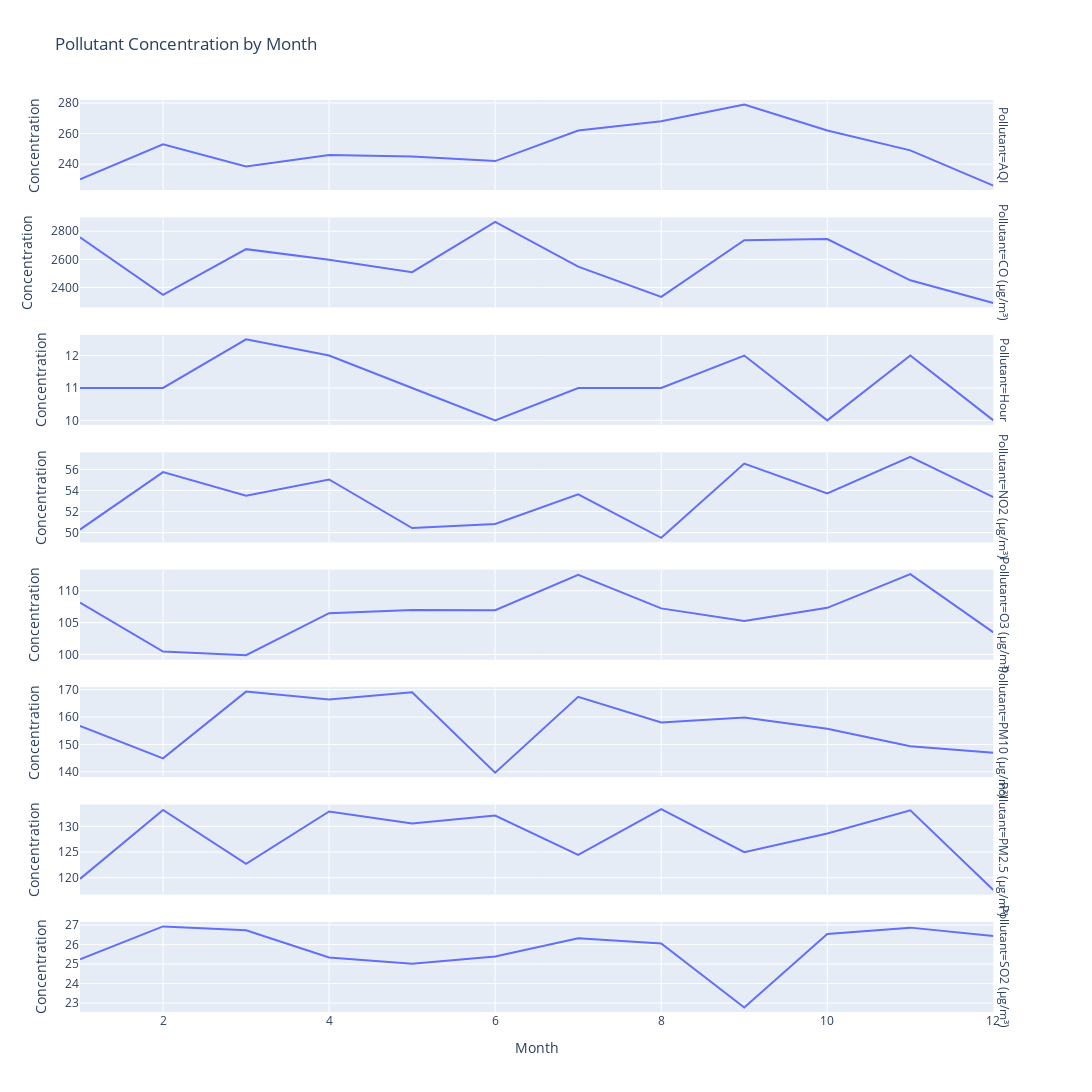

Here is the notebook cell this chart was saved with:
### Markdown cell above
We can also check by month to understand whether any specific months and consequently seasons see any spike in any pollutant or AQI

### Code cell
pollution_by_month = pollution_by_hour_month.melt(id_vars=['Month'], var_name='Pollutant', value_name='Concentration')
pollution_by_month = pollution_by_month.groupby(['Month', 'Pollutant']).median().reset_index()

fig = px.line(
    pollution_by_month,
    x = 'Month',
    y = 'Concentration',
    facet_row='Pollutant',
    title='Monthly Pollutant Concentration'
)
fig.update_yaxes(matches=None)
fig.update_layout(height=1500, width=1200, title_text="Pollutant Concentration by Month")
fig.show()

### Figure 1 — Plotly figure (JSON) as saved in the notebook; plotly's stock layout.template omitted (floating-point values rounded to 4 significant figures)
{"data": [{"hovertemplate": "Pollutant=AQI<br>Month=%{x}<br>Concentration=%{y}<extra></extra>", "legendgroup": "", "line": {"color": "#636efa", "dash": "solid"}, "marker": {"symbol": "circle"}, "mode": "lines", "name": "", "orientation": "v", "showlegend": false, "type": "scatter", "x": [1, 2, 3, 4, 5, 6, 7, 8, 9, 10, 11, 12], "xaxis": "x8", "y": [230.0, 253.0, 238.5, 246.0, 245.0, 242.0, 262.0, 268.0, 279.0, 262.0, 249.0, 226.0], "yaxis": "y8"}, {"hovertemplate": "Pollutant=CO (µg/m³)<br>Month=%{x}<br>Concentration=%{y}<extra></extra>", "legendgroup": "", "line": {"color": "#636efa", "dash": "solid"}, "marker": {"symbol": "circle"}, "mode": "lines", "name": "", "orientation": "v", "showlegend": false, "type": "scatter", "x": [1, 2, 3, 4, 5, 6, 7, 8, 9, 10, 11, 12], "xaxis": "x7", "y": [2757.0, 2347.0, 2672.0, 2597.0, 2509.0, 2866.0, 2548.0, 2333.0, 2736.0, 2744.0, 2451.0, 2289.0], "yaxis": "y7"}, {"hovertemplate": "Pollutant=Hour<br>Month=%{x}<br>Concentration=%{y}<extra></extra>", "legendgroup": "", "line": {"color": "#636efa", "dash": "solid"}, "marker": {"symbol": "circle"}, "mode": "lines", "name": "", "orientation": "v", "showlegend": false, "type": "scatter", "x": [1, 2, 3, 4, 5, 6, 7, 8, 9, 10, 11, 12], "xaxis": "x6", "y": [11.0, 11.0, 12.5, 12.0, 11.0, 10.0, 11.0, 11.0, 12.0, 10.0, 12.0, 10.0], "yaxis": "y6"}, {"hovertemplate": "Pollutant=NO2 (µg/m³)<br>Month=%{x}<br>Concentration=%{y}<extra></extra>", "legendgroup": "", "line": {"color": "#636efa", "dash": "solid"}, "marker": {"symbol": "circle"}, "mode": "lines", "name": "", "orientation": "v", "showlegend": false, "type": "scatter", "x": [1, 2, 3, 4, 5, 6, 7, 8, 9, 10, 11, 12], "xaxis": "x5", "y": [50.29, 55.75, 53.52, 55.05, 50.44, 50.83, 53.65, 49.51, 56.57, 53.74, 57.21, 53.37], "yaxis": "y5"}, {"hovertemplate": "Pollutant=O3 (µg/m³)<br>Month=%{x}<br>Concentration=%{y}<extra></extra>", "legendgroup": "", "line": {"color": "#636efa", "dash": "solid"}, "marker": {"symbol": "circle"}, "mode": "lines", "name": "", "orientation": "v", "showlegend": false, "type": "scatter", "x": [1, 2, 3, 4, 5, 6, 7, 8, 9, 10, 11, 12], "xaxis": "x4", "y": [108.1, 100.5, 99.89, 106.5, 107.0, 107.0, 112.5, 107.2, 105.3, 107.3, 112.6, 103.5], "yaxis": "y4"}, {"hovertemplate": "Pollutant=PM10 (µg/m³)<br>Month=%{x}<br>Concentration=%{y}<extra></extra>", "legendgroup": "", "line": {"color": "#636efa", "dash": "solid"}, "marker": {"symbol": "circle"}, "mode": "lines", "name": "", "orientation": "v", "showlegend": false, "type": "scatter", "x": [1, 2, 3, 4, 5, 6, 7, 8, 9, 10, 11, 12], "xaxis": "x3", "y": [156.7, 144.9, 169.3, 166.4, 169.0, 139.7, 167.4, 158.0, 159.8, 155.7, 149.3, 147.0], "yaxis": "y3"}, {"hovertemplate": "Pollutant=PM2.5 (µg/m³)<br>Month=%{x}<br>Concentration=%{y}<extra></extra>", "legendgroup": "", "line": {"color": "#636efa", "dash": "solid"}, "marker": {"symbol": "circle"}, "mode": "lines", "name": "", "orientation": "v", "showlegend": false, "type": "scatter", "x": [1, 2, 3, 4, 5, 6, 7, 8, 9, 10, 11, 12], "xaxis": "x2", "y": [119.8, 133.2, 122.7, 132.9, 130.6, 132.1, 124.5, 133.4, 125.0, 128.6, 133.1, 117.6], "yaxis": "y2"}, {"hovertemplate": "Pollutant=SO2 (µg/m³)<br>Month=%{x}<br>Concentration=%{y}<extra></extra>", "legendgroup": "", "line": {"color": "#636efa", "dash": "solid"}, "marker": {"symbol": "circle"}, "mode": "lines", "name": "", "orientation": "v", "showlegend": false, "type": "scatter", "x": [1, 2, 3, 4, 5, 6, 7, 8, 9, 10, 11, 12], "xaxis": "x", "y": [25.25, 26.93, 26.74, 25.34, 25.02, 25.39, 26.32, 26.06, 22.77, 26.54, 26.87, 26.44], "yaxis": "y"}], "layout": {"annotations": [{"font": {}, "showarrow": false, "text": "Pollutant=SO2 (µg/m³)", "textangle": 90, "x": 0.98, "xanchor": "left", "xref": "paper", "y": 0.04938, "yanchor": "middle", "yref": "paper"}, {"font": {}, "showarrow": false, "text": "Pollutant=PM2.5 (µg/m³)", "textangle": 90, "x": 0.98, "xanchor": "left", "xref": "paper", "y": 0.1781, "yanchor": "middle", "yref": "paper"}, {"font": {}, "showarrow": false, "text": "Pollutant=PM10 (µg/m³)", "textangle": 90, "x": 0.98, "xanchor": "left", "xref": "paper", "y": 0.3069, "yanchor": "middle", "yref": "paper"}, {"font": {}, "showarrow": false, "text": "Pollutant=O3 (µg/m³)", "textangle": 90, "x": 0.98, "xanchor": "left", "xref": "paper", "y": 0.4356, "yanchor": "middle", "yref": "paper"}, {"font": {}, "showarrow": false, "text": "Pollutant=NO2 (µg/m³)", "textangle": 90, "x": 0.98, "xanchor": "left", "xref": "paper", "y": 0.5644, "yanchor": "middle", "yref": "paper"}, {"font": {}, "showarrow": false, "text": "Pollutant=Hour", "textangle": 90, "x": 0.98, "xanchor": "left", "xref": "paper", "y": 0.6931, "yanchor": "middle", "yref": "paper"}, {"font": {}, "showarrow": false, "text": "Pollutant=CO (µg/m³)", "textangle": 90, "x": 0.98, "xanchor": "left", "xref": "paper", "y": 0.8219, "yanchor": "middle", "yref": "paper"}, {"font": {}, "showarrow": false, "text": "Pollutant=AQI", "textangle": 90, "x": 0.98, "xanchor": "left", "xref": "paper", "y": 0.9506, "yanchor": "middle", "yref": "paper"}], "height": 1500, "legend": {"tracegroupgap": 0}, "title": {"text": "Pollutant Concentration by Month"}, "width": 1200, "xaxis": {"anchor": "y", "domain": [0, 0.98], "title": {"text": "Month"}}, "xaxis2": {"anchor": "y2", "domain": [0, 0.98], "matches": "x", "showticklabels": false}, "xaxis3": {"anchor": "y3", "domain": [0, 0.98], "matches": "x", "showticklabels": false}, "xaxis4": {"anchor": "y4", "domain": [0, 0.98], "matches": "x", "showticklabels": false}, "xaxis5": {"anchor": "y5", "domain": [0, 0.98], "matches": "x", "showticklabels": false}, "xaxis6": {"anchor": "y6", "domain": [0, 0.98], "matches": "x", "showticklabels": false}, "xaxis7": {"anchor": "y7", "domain": [0, 0.98], "matches": "x", "showticklabels": false}, "xaxis8": {"anchor": "y8", "domain": [0, 0.98], "matches": "x", "showticklabels": false}, "yaxis": {"anchor": "x", "domain": [0, 0.09875], "title": {"text": "Concentration"}}, "yaxis2": {"anchor": "x2", "domain": [0.1288, 0.2275], "title": {"text": "Concentration"}}, "yaxis3": {"anchor": "x3", "domain": [0.2575, 0.3563], "title": {"text": "Concentration"}}, "yaxis4": {"anchor": "x4", "domain": [0.3862, 0.485], "title": {"text": "Concentration"}}, "yaxis5": {"anchor": "x5", "domain": [0.515, 0.6138], "title": {"text": "Concentration"}}, "yaxis6": {"anchor": "x6", "domain": [0.6438, 0.7425], "title": {"text": "Concentration"}}, "yaxis7": {"anchor": "x7", "domain": [0.7725, 0.8712], "title": {"text": "Concentration"}}, "yaxis8": {"anchor": "x8", "domain": [0.9012, 1], "title": {"text": "Concentration"}}}}
